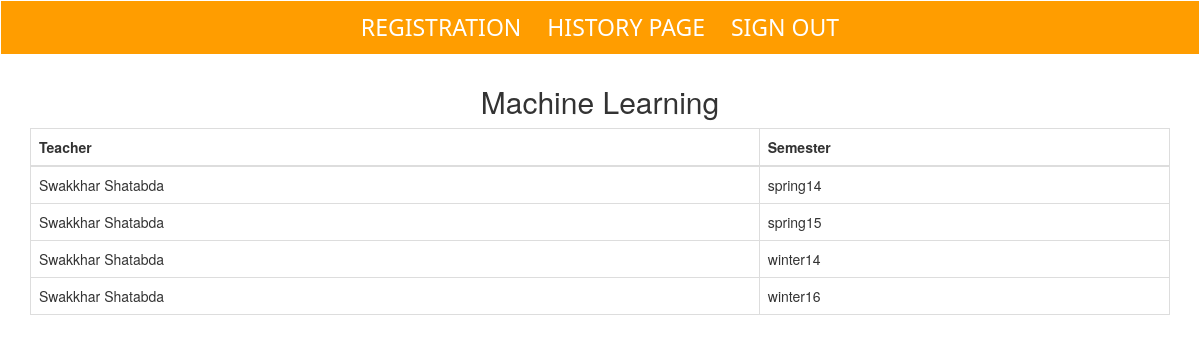
The page /teacher_history.php?subject=ML (signed in) on the database its author committed.
### tables this page shows
CREATE TABLE `course` (
  `id` varchar(10) NOT NULL,
  `name` varchar(100) NOT NULL,
  `department` varchar(10) NOT NULL,
  `credit` int(5) NOT NULL
);

CREATE TABLE `teacher_history` (
  `facultyid` varchar(9) NOT NULL,
  `courseid` varchar(10) NOT NULL,
  `semester` varchar(10) NOT NULL
);

CREATE TABLE `person` (
  `id` varchar(9) NOT NULL,
  `name` varchar(200) NOT NULL,
  `password` varchar(100) DEFAULT NULL,
  `department` varchar(50) NOT NULL,
  `type` varchar(10) NOT NULL
);

### teacher_history.php (the view, shortened to what this page needs)
<?php
include_once('connection.php');
$subjectid = $_GET['subject'];
$result = $conn->query("SELECT person.name,teacher_history.semester FROM person JOIN teacher_history ON person.id=teacher_history.facultyid AND teacher_history.courseid='$subjectid'");
?>
<!DOCTYPE html>
<html>
    <head>
        <link rel="stylesheet" href="css/style.css">
        <link rel="stylesheet" href="https://maxcdn.bootstrapcdn.com/bootstrap/3.3.7/css/bootstrap.min.css">
    </head>
    <body>
         <div class="navbar">
            <ul>
              <li><a href="registration.php">Registration</a></li>
              <li><a href="history.php">History Page</a></li>
              <li><a href="signout.php">Sign out</a></li>
          </ul>
        </div>
         <h2 style="text-align: center;"><?php echo $conn->query("SELECT name FROM course WHERE course.id='$subjectid'")->fetch_object()->name ?></h2>
         <?php if($result->num_rows) { ?>
         <div class="container">
             <div class="table-responsive">
                 <table class="table table-bordered">
                     <thead>
                         <tr>
                             <th>Teacher</th>
                             <th>Semester</th>
                         </tr>
                     </thead>
                     <?php while($row = $result->fetch_assoc()) { ?>
                     <tr>
                         <td><?php echo $row['name'] ?></td>
                         <td><?php echo $row['semester'] ?></td>
                     </tr>
                     <?php } ?>
                 </table>
             </div>
         </div>
        <?php } ?>
    </body>
</html>

### css/style.css (style rules this page uses)
* { box-sizing: border-box }
body { font-family: sans-serif; }
ul { list-style-type: none; background-color: rgb(255, 157, 0); padding: 10px; text-align: center; font-family: 'Segoe UI', Tahoma, Geneva, Verdana, sans-serif; font-size: 23px; }
ul li { display: inline; }
ul li a { text-decoration: none; text-transform: uppercase; padding: 10px; color: white; }
a { color: blue; }
a:link { text-decoration: none; }

### rows shown on the page
course: name "Machine Learning"
teacher_history: person.name "Swakkhar Shatabda", semester "spring14"
teacher_history: person.name "Swakkhar Shatabda", semester "spring15"
teacher_history: person.name "Swakkhar Shatabda", semester "winter14"
teacher_history: person.name "Swakkhar Shatabda", semester "winter16"
